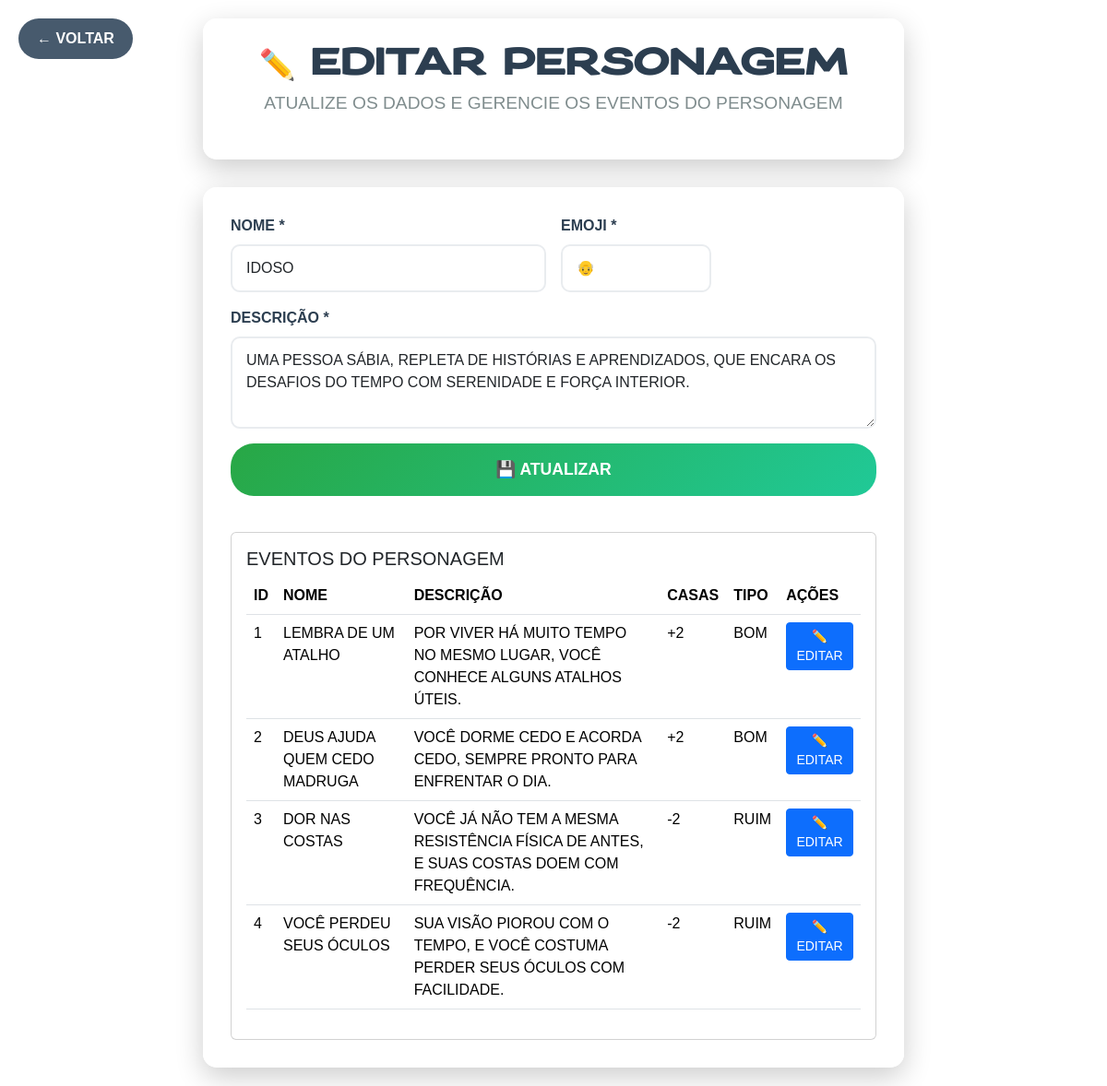
The app's page /Adm/editarPersonagem.php?id=1 (signed in) with its own data.
### tables this page shows
CREATE TABLE `tbpersonagem` (
  `idPersonagem` int(11) NOT NULL,
  `nomePersonagem` varchar(50) NOT NULL,
  `descricaoPersonagem` text DEFAULT NULL,
  `emojiPersonagem` varchar(10) DEFAULT NULL,
  `iconePersonagem` varchar(255) DEFAULT NULL
);

CREATE TABLE `tbeventopersonagem` (
  `idEvento` int(11) NOT NULL,
  `idPersonagem` int(11) NOT NULL,
  `nomeEvento` varchar(100) NOT NULL,
  `descricaoEvento` varchar(120) NOT NULL,
  `casas` int(11) NOT NULL,
  `tipo` varchar(10) NOT NULL
);

### Adm/editarPersonagem.php (the view, shortened to what this page needs)
<?php include('../banco/conexao.php');
include('../includes/verificar_login.php'); ?>
<?php
$id = intval($_GET['id'] ?? 0);
$stmt = $pdo->prepare("SELECT * FROM tbpersonagem WHERE idPersonagem = ?");
$stmt->execute([$id]);
$personagem = $stmt->fetch(PDO::FETCH_ASSOC);
$stmt = $pdo->prepare("SELECT * FROM tbeventopersonagem WHERE idPersonagem = ? ORDER BY idEvento ASC");
$stmt->execute([$id]);
$eventos = $stmt->fetchAll(PDO::FETCH_ASSOC);
?>
<!DOCTYPE html>
<html lang="pt-BR">
<head>
    <link href="https://cdn.jsdelivr.net/npm/bootstrap@5.3.7/dist/css/bootstrap.min.css" rel="stylesheet">
    <link rel="stylesheet" href="./css/editarPersonagem.css">
</head>
<body>
    <a href="configurarPartida.php" class="back-btn">← VOLTAR</a>
    <div class="admin-container">
        <div class="admin-header">
            <h1 class="admin-title">✏️ EDITAR PERSONAGEM</h1>
            <p class="admin-subtitle">ATUALIZE OS DADOS E GERENCIE OS EVENTOS DO PERSONAGEM</p>
        </div>
        <div class="form-section">
            <form method="POST" class="mb-4">
                <div class="row g-3">
                    <div class="col-md-6">
                        <label class="form-label">NOME *</label>
                        <input type="text" class="form-control" name="nome" value="<?php echo htmlspecialchars($personagem['nomePersonagem']); ?>" required>
                    </div>
                    <div class="col-md-3">
                        <label class="form-label">EMOJI *</label>
                        <input type="text" class="form-control" name="emoji" maxlength="10" value="<?php echo htmlspecialchars($personagem['emojiPersonagem']); ?>" required>
                    </div>
                    <div class="col-12">
                        <label class="form-label">DESCRIÇÃO *</label>
                        <textarea class="form-control" name="descricao" rows="3" required><?php echo htmlspecialchars($personagem['descricaoPersonagem']); ?></textarea>
                    </div>
                </div>
                <div class="mt-3">
                    <button type="submit" class="btn-confirm">💾 ATUALIZAR</button>
                </div>
            </form>
            <div class="card p-3">
                <h5>EVENTOS DO PERSONAGEM</h5>
                <div class="table-responsive">
                    <table class="table table-hover">
                        <thead>
                            <tr>
                                <th>ID</th>
                                <th>NOME</th>
                                <th>DESCRIÇÃO</th>
                                <th>CASAS</th>
                                <th>TIPO</th>
                                <th>AÇÕES</th>
                            </tr>
                        </thead>
                        <tbody>
                            <?php foreach ($eventos as $ev): ?>
                                <tr>
                                    <td><?php echo intval($ev['idEvento']); ?></td>
                                    <td><?php echo htmlspecialchars($ev['nomeEvento']); ?></td>
                                    <td><?php echo htmlspecialchars($ev['descricaoEvento']); ?></td>
                                    <td><?php echo ($ev['casas'] > 0 ? '+' : '') . intval($ev['casas']); ?></td>
                                    <td><?php echo htmlspecialchars(strtoupper($ev['tipo'])); ?></td>
                                    <td>
                                        <a class="btn btn-sm btn-primary" href="editarEventoPersonagem.php?id=<?php echo intval($ev['idEvento']); ?>">✏️ EDITAR</a>
                                    </td>
                                </tr>
                            <?php endforeach; ?>
                        </tbody>
                    </table>
                </div>
            </div>
        </div>
    </div>
</body>
</html>

### Adm/css/editarPersonagem.css (style rules this page uses)
body { font-family: sans-serif; position: relative; background-image: url('../../index/assets/Anoitecer.png'); background-size: cover; background-repeat: no-repeat; background-position: center; min-height: 100vh; font-family: 'Arial', sans-serif; }
.admin-container { max-width: 800px; margin: 0 auto; padding: 20px; }
.admin-header { background: rgba(255, 255, 255, 0.95); border-radius: 15px; padding: 30px; margin-bottom: 30px; box-shadow: 0 10px 30px rgba(0, 0, 0, 0.2); text-align: center; }
.admin-title { color: #2c3e50; font-family: 'FontTitle'; margin-bottom: 10px; font-size: xx-large; }
.admin-subtitle { color: #7f8c8d; font-size: 1.2rem; }
.form-section { background: rgba(255, 255, 255, 0.95); border-radius: 15px; padding: 30px; box-shadow: 0 10px 30px rgba(0, 0, 0, 0.2); }
.form-label { font-weight: bold; color: #2c3e50; margin-bottom: 8px; }
.form-control, .form-select { border: 2px solid #e9ecef; border-radius: 10px; padding: 12px 15px; font-size: 1rem; transition: border-color 0.3s ease, box-shadow 0.3s ease; }
.btn-confirm { background: linear-gradient(135deg, #28a745 0%, #20c997 100%); color: white; border: none; padding: 15px 30px; border-radius: 25px; font-weight: bold; font-size: 1.1rem; transition: transform 0.3s ease; width: 100%; margin-bottom: 15px; }
.back-btn { position: fixed; top: 20px; left: 20px; background: rgba(52, 73, 94, 0.9); color: white; border: none; padding: 10px 20px; border-radius: 25px; text-decoration: none; font-weight: bold; transition: background 0.3s ease; }

### records on screen
tbpersonagem: nome "IDOSO", emoji "👴", descricao "UMA PESSOA SÁBIA, REPLETA DE HISTÓRIAS E APRENDIZADOS, QUE ENCARA OS DESAFIOS DO TEMPO COM SERENIDADE E FORÇA INTERIOR."
tbeventopersonagem: idEvento "1", nomeEvento "LEMBRA DE UM ATALHO", descricaoEvento "POR VIVER HÁ MUITO TEMPO NO MESMO LUGAR, VOCÊ CONHECE ALGUNS ATALHOS ÚTEIS.", casas "2", tipo "BOM"
tbeventopersonagem: idEvento "2", nomeEvento "DEUS AJUDA QUEM CEDO MADRUGA", descricaoEvento "VOCÊ DORME CEDO E ACORDA CEDO, SEMPRE PRONTO PARA ENFRENTAR O DIA.", casas "2", tipo "BOM"
tbeventopersonagem: idEvento "3", nomeEvento "DOR NAS COSTAS", descricaoEvento "VOCÊ JÁ NÃO TEM A MESMA RESISTÊNCIA FÍSICA DE ANTES, E SUAS COSTAS DOEM COM FREQUÊNCIA.", casas "-2", tipo "RUIM"
tbeventopersonagem: idEvento "4", nomeEvento "VOCÊ PERDEU SEUS ÓCULOS", descricaoEvento "SUA VISÃO PIOROU COM O TEMPO, E VOCÊ COSTUMA PERDER SEUS ÓCULOS COM FACILIDADE.", casas "-2", tipo "RUIM"
